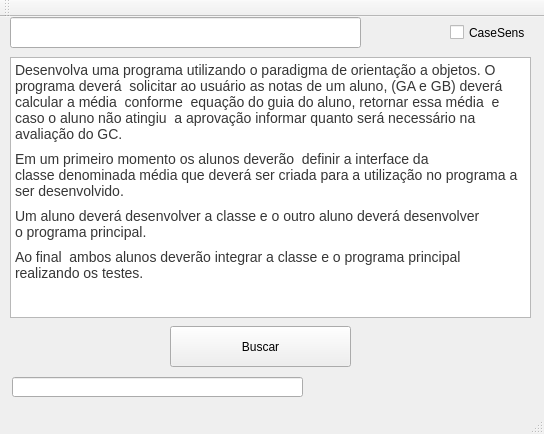
<?xml version="1.0" encoding="UTF-8"?>
<ui version="4.0">
 <class>MainWindow</class>
 <widget class="QMainWindow" name="MainWindow">
  <property name="geometry">
   <rect>
    <x>0</x>
    <y>0</y>
    <width>544</width>
    <height>434</height>
   </rect>
  </property>
  <property name="windowTitle">
   <string>MainWindow</string>
  </property>
  <widget class="QWidget" name="centralWidget">
   <widget class="QLineEdit" name="textoBusca">
    <property name="geometry">
     <rect>
      <x>10</x>
      <y>0</y>
      <width>351</width>
      <height>31</height>
     </rect>
    </property>
   </widget>
   <widget class="QTextEdit" name="textEdit">
    <property name="geometry">
     <rect>
      <x>10</x>
      <y>40</y>
      <width>521</width>
      <height>261</height>
     </rect>
    </property>
    <property name="html">
     <string>&lt;!DOCTYPE HTML PUBLIC &quot;-//W3C//DTD HTML 4.0//EN&quot; &quot;http://www.w3.org/TR/REC-html40/strict.dtd&quot;&gt;
&lt;html&gt;&lt;head&gt;&lt;meta name=&quot;qrichtext&quot; content=&quot;1&quot; /&gt;&lt;style type=&quot;text/css&quot;&gt;
p, li { white-space: pre-wrap; }
&lt;/style&gt;&lt;/head&gt;&lt;body style=&quot; font-family:'MS Shell Dlg 2'; font-size:8pt; font-weight:400; font-style:normal;&quot;&gt;
&lt;p style=&quot; margin-top:9px; margin-bottom:9px; margin-left:0px; margin-right:0px; -qt-block-indent:0; text-indent:0px; background-color:#ffffff;&quot;&gt;&lt;span style=&quot; font-family:'Muli,sans-serif'; font-size:14px; color:#363636; background-color:#ffffff;&quot;&gt;Desenvolva uma programa utilizando o paradigma de orientação a objetos. O programa deverá  solicitar ao usuário as notas de um aluno, (GA e GB) deverá calcular a média  conforme  equação do guia do aluno, retornar essa média  e caso o aluno não atingiu  a aprovação informar quanto será necessário na avaliação do GC.&lt;/span&gt;&lt;/p&gt;
&lt;p style=&quot; margin-top:9px; margin-bottom:9px; margin-left:0px; margin-right:0px; -qt-block-indent:0; text-indent:0px; background-color:#ffffff;&quot;&gt;&lt;span style=&quot; font-family:'Muli,sans-serif'; font-size:14px; color:#363636; background-color:#ffffff;&quot;&gt;Em um primeiro momento os alunos deverão  definir a&lt;/span&gt;&lt;span style=&quot; font-family:'Muli,sans-serif'; font-size:14px; color:#363636;&quot;&gt; interface da classe denominada média que deverá ser criada para a utilização no programa a ser desenvolvido.&lt;/span&gt;&lt;/p&gt;
&lt;p style=&quot; margin-top:9px; margin-bottom:9px; margin-left:0px; margin-right:0px; -qt-block-indent:0; text-indent:0px; background-color:#ffffff;&quot;&gt;&lt;span style=&quot; font-family:'Muli,sans-serif'; font-size:14px; color:#363636; background-color:#ffffff;&quot;&gt;Um aluno deverá desenvolver a&lt;/span&gt;&lt;span style=&quot; font-family:'Muli,sans-serif'; font-size:14px; color:#363636;&quot;&gt; classe e o outro aluno deverá desenvolver  o programa principal.&lt;/span&gt;&lt;/p&gt;
&lt;p style=&quot; margin-top:9px; margin-bottom:9px; margin-left:0px; margin-right:0px; -qt-block-indent:0; text-indent:0px; background-color:#ffffff;&quot;&gt;&lt;span style=&quot; font-family:'Muli,sans-serif'; font-size:14px; color:#363636; background-color:#ffffff;&quot;&gt;Ao final &lt;/span&gt;&lt;span style=&quot; font-family:'Muli,sans-serif'; font-size:14px; color:#363636;&quot;&gt; ambos alunos deverão integrar a classe e o programa principal realizando os testes.&lt;/span&gt;&lt;/p&gt;&lt;/body&gt;&lt;/html&gt;</string>
    </property>
   </widget>
   <widget class="QCheckBox" name="checkBox">
    <property name="geometry">
     <rect>
      <x>450</x>
      <y>-10</y>
      <width>101</width>
      <height>51</height>
     </rect>
    </property>
    <property name="text">
     <string>CaseSens</string>
    </property>
   </widget>
   <widget class="QLineEdit" name="textoResultado">
    <property name="geometry">
     <rect>
      <x>12</x>
      <y>360</y>
      <width>291</width>
      <height>20</height>
     </rect>
    </property>
   </widget>
   <widget class="QPushButton" name="buttonBuscar">
    <property name="geometry">
     <rect>
      <x>170</x>
      <y>309</y>
      <width>181</width>
      <height>41</height>
     </rect>
    </property>
    <property name="text">
     <string>Buscar</string>
    </property>
   </widget>
  </widget>
  <widget class="QMenuBar" name="menuBar">
   <property name="geometry">
    <rect>
     <x>0</x>
     <y>0</y>
     <width>544</width>
     <height>17</height>
    </rect>
   </property>
  </widget>
  <widget class="QToolBar" name="mainToolBar">
   <attribute name="toolBarArea">
    <enum>TopToolBarArea</enum>
   </attribute>
   <attribute name="toolBarBreak">
    <bool>false</bool>
   </attribute>
  </widget>
  <widget class="QStatusBar" name="statusBar"/>
 </widget>
 <layoutdefault spacing="6" margin="11"/>
 <resources/>
 <connections/>
</ui>
